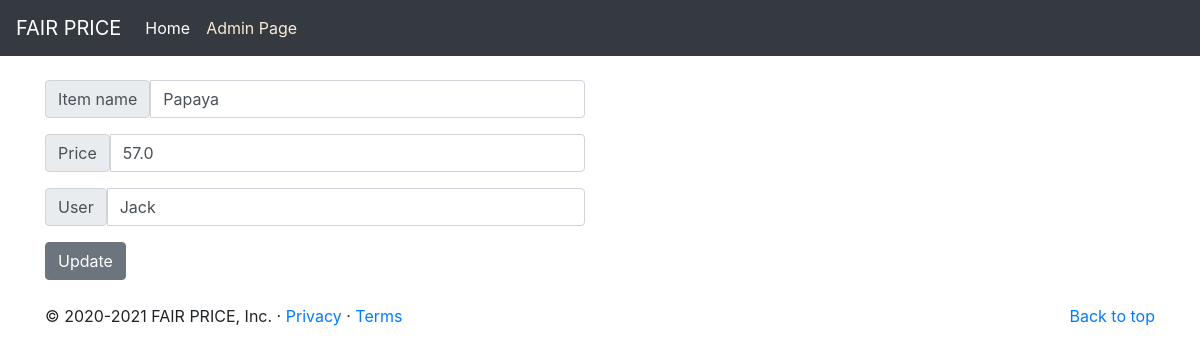
Page /markets/get-item/4 on the earlier database version.
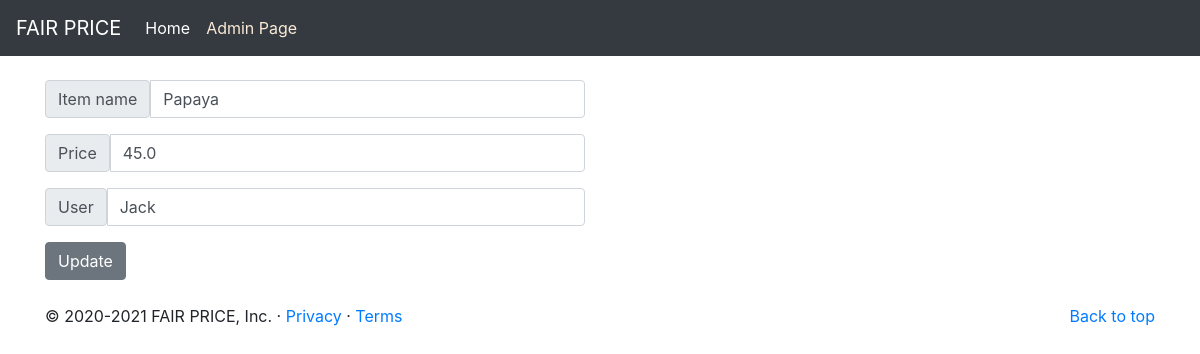
Same page on the later database version.
### markets/models.py (models this page shows, shortened)
class Items(models.Model):
    item_name = models.CharField(max_length=200)
    price = models.FloatField()
    updated_at = models.DateTimeField()
    updated_by = models.CharField(max_length=200)
    category = models.ForeignKey(Categories, on_delete=models.CASCADE)
    class Meta:
        db_table = 'items'

### markets/views.py (the view)
# urls.py: path('get-item/<int:item_id>', views.getItem, name='getItem'),
def getItem(request, item_id):
    item = get_object_or_404(Items, pk=item_id)
    return render(request, 'markets/add-items.html', {"item": item, "if_get_item": True})

### templates/markets/add-items.html (shortened to what this page needs)
{% extends 'base.html' %}
{% block content %}
<div class="row mb-2">
    <div class="col-md-6">
        {% if if_get_item %}
        <form action="{% url 'markets:updateitem' item.id%}" method="post">
            <div class="input-group mb-3">
                <span class="input-group-text" id="inputGroup-sizing-default">Item name</span>
                <input type="text" class="form-control" aria-label="Sizing example input"
                    aria-describedby="inputGroup-sizing-default" name="itemname" required value="{{ item.item_name }}">
            </div>
            <div class="input-group mb-3">
                <span class="input-group-text" id="inputGroup-sizing-default">Price</span>
                <input type="text" class="form-control" aria-label="Sizing example input"
                    aria-describedby="inputGroup-sizing-default" name="price" required value="{{ item.price }}">
            </div>
            <div class="input-group mb-3">
                <span class="input-group-text" id="inputGroup-sizing-default">User</span>
                <input type="text" class="form-control" aria-label="Sizing example input"
                    aria-describedby="inputGroup-sizing-default" name="user" required value="{{ item.updated_by }}">
            </div>
            <button type="submit" class="btn btn-secondary">Update</button>
        </form>
        {% endif %}
    </div>
</div>
{% endblock %}

Differences in the rows shown:
changed Items "Papaya": price "57.0" → "45.0"
